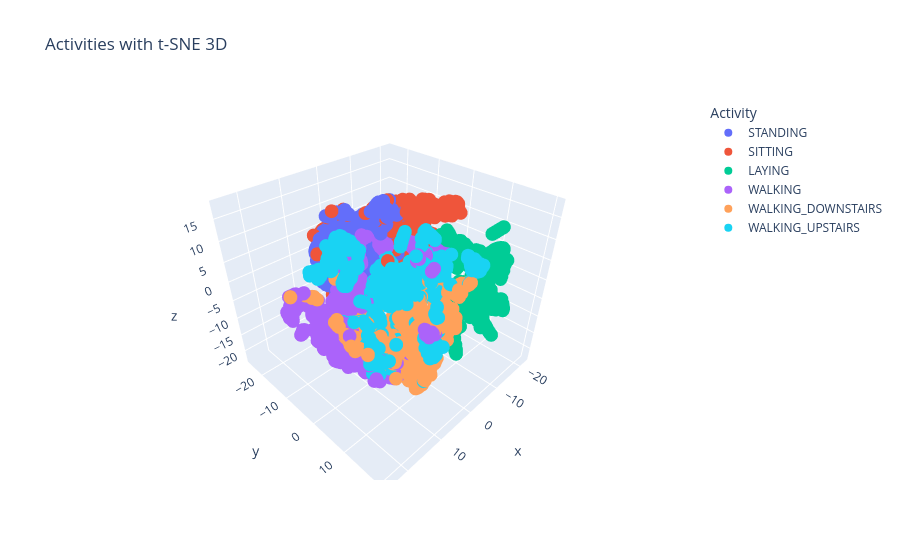

Notebook source saved alongside this figure:
### Markdown cell above
Мы не отстаем от трендов и тоже можем в 3D. Сейчас и вы научитесь (если еще не умеете). Нарисуйте scatter_3d-график через `plotly.express` для `df_3_comp` с выделением цветами активностей. Повращайте его. Нормально получилось? Есть ли какая-то структура у точек?

### Code cell
# (✧≖‿ゝ≖) your code here
expr = plexpr.scatter_3d(data_frame=df_3_comp, x='x', y='y', z='z', color='Activity', title='Activities with t-SNE 3D')
expr.show()

### Figure 1 — Plotly figure (JSON) as saved in the notebook; plotly's stock layout.template omitted (floating-point values rounded to 4 significant figures; data arrays with more than 128 entries replaced by an {"elided": "..."} marker saying what was removed)
{"data": [{"hovertemplate": "Activity=STANDING<br>x=%{x}<br>y=%{y}<br>z=%{z}<extra></extra>", "legendgroup": "STANDING", "marker": {"color": "#636efa", "symbol": "circle"}, "mode": "markers", "name": "STANDING", "scene": "scene", "showlegend": true, "type": "scatter3d", "x": {"elided": "1374 float values"}, "y": {"elided": "1374 float values"}, "z": {"elided": "1374 float values"}}, {"hovertemplate": "Activity=SITTING<br>x=%{x}<br>y=%{y}<br>z=%{z}<extra></extra>", "legendgroup": "SITTING", "marker": {"color": "#EF553B", "symbol": "circle"}, "mode": "markers", "name": "SITTING", "scene": "scene", "showlegend": true, "type": "scatter3d", "x": {"elided": "1286 float values"}, "y": {"elided": "1286 float values"}, "z": {"elided": "1286 float values"}}, {"hovertemplate": "Activity=LAYING<br>x=%{x}<br>y=%{y}<br>z=%{z}<extra></extra>", "legendgroup": "LAYING", "marker": {"color": "#00cc96", "symbol": "circle"}, "mode": "markers", "name": "LAYING", "scene": "scene", "showlegend": true, "type": "scatter3d", "x": {"elided": "1407 float values"}, "y": {"elided": "1407 float values"}, "z": {"elided": "1407 float values"}}, {"hovertemplate": "Activity=WALKING<br>x=%{x}<br>y=%{y}<br>z=%{z}<extra></extra>", "legendgroup": "WALKING", "marker": {"color": "#ab63fa", "symbol": "circle"}, "mode": "markers", "name": "WALKING", "scene": "scene", "showlegend": true, "type": "scatter3d", "x": {"elided": "1226 float values"}, "y": {"elided": "1226 float values"}, "z": {"elided": "1226 float values"}}, {"hovertemplate": "Activity=WALKING_DOWNSTAIRS<br>x=%{x}<br>y=%{y}<br>z=%{z}<extra></extra>", "legendgroup": "WALKING_DOWNSTAIRS", "marker": {"color": "#FFA15A", "symbol": "circle"}, "mode": "markers", "name": "WALKING_DOWNSTAIRS", "scene": "scene", "showlegend": true, "type": "scatter3d", "x": {"elided": "986 float values"}, "y": {"elided": "986 float values"}, "z": {"elided": "986 float values"}}, {"hovertemplate": "Activity=WALKING_UPSTAIRS<br>x=%{x}<br>y=%{y}<br>z=%{z}<extra></extra>", "legendgroup": "WALKING_UPSTAIRS", "marker": {"color": "#19d3f3", "symbol": "circle"}, "mode": "markers", "name": "WALKING_UPSTAIRS", "scene": "scene", "showlegend": true, "type": "scatter3d", "x": {"elided": "1073 float values"}, "y": {"elided": "1073 float values"}, "z": {"elided": "1073 float values"}}], "layout": {"legend": {"title": {"text": "Activity"}, "tracegroupgap": 0}, "scene": {"domain": {"x": [0, 1], "y": [0, 1]}, "xaxis": {"title": {"text": "x"}}, "yaxis": {"title": {"text": "y"}}, "zaxis": {"title": {"text": "z"}}}, "title": {"text": "Activities with t-SNE 3D"}}}
